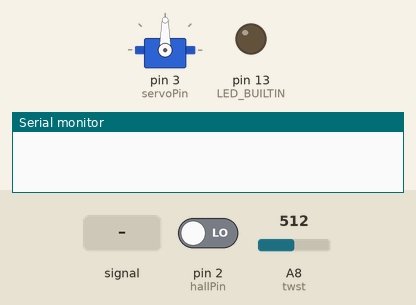
Simulated run of this sketch. Board: Arduino Mega 2560, built with avr-gcc and run on an emulated ATmega2560. Parts: servo, output pins drawn as LEDs (lit = HIGH), the last lines printed to the serial monitor. The test bench sets the inputs (shaded band); at power-on: A8 (twst) = 512, pin 2 (hallPin) LOW.

Above: at 1.2 s.
1.3 s: A8 (twst) fed a 200 Hz sine of ±81 counts around its level
4.3 s: A8 (twst) set to 716
5.8 s: pin 2 (hallPin) driven HIGH
At 6.4 s:
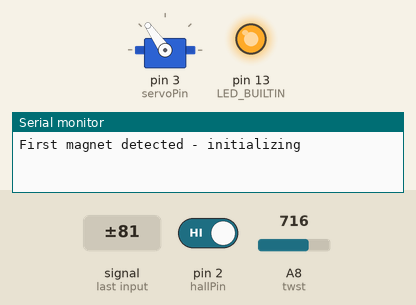
7.3 s: A8 (twst) set to 900
At 7.6 s:
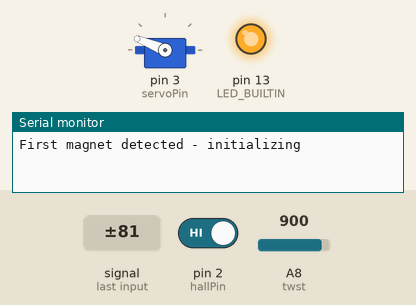
8.8 s: pin 2 (hallPin) driven LOW
At 9.9 s:
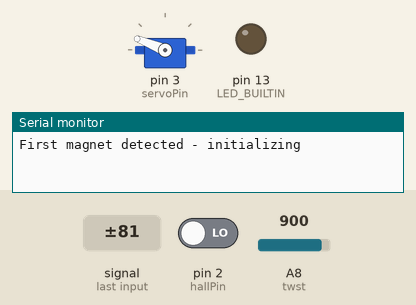
10.3 s: A8 (twst) set to 1023
At 11.0 s:
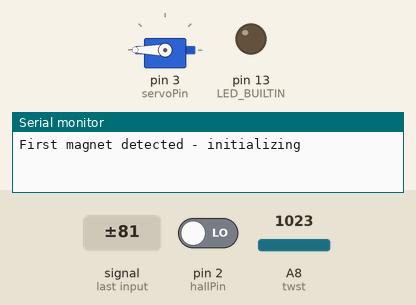
Timing chart, 0 to 12.8 s (numbered marks = the images above; inputs shaded):
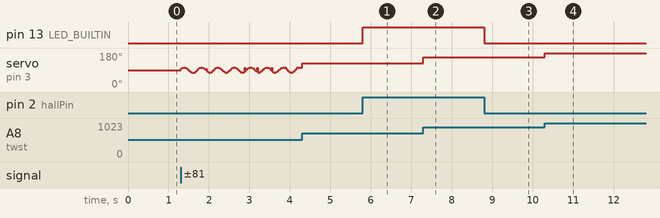

The sketch:

eCVT_Arduino_Demo.ino
```cpp
#include <Servo.h>

Servo myServo;
int hallPin = 2;
int servoPin = 3;
int twst = A8;
int post;
int magCount;
bool magDetect;
// RPM measurement variables
unsigned long lastDetectionTime = 0;
unsigned long currentTime = 0;
int pulseCount = 0;
float rpm = 0;
bool lastHallState = LOW;
bool rpmValid = false;

const int MAGNETS_PER_REV = 1;

void setup() {
  Serial.begin(9600);
  myServo.attach(servoPin);
  pinMode(hallPin, INPUT);
  pinMode(servoPin, OUTPUT);
  pinMode(LED_BUILTIN, OUTPUT);
  pinMode(twst, INPUT);
}

void loop() {
  //control servo with Petentiometer angle
  post = analogRead(twst);
  int servoAngle = map(post, 0, 1023, 0, 180);
  myServo.write(servoAngle);


  magDetect = digitalRead(hallPin);
  if(magDetect == HIGH){
    //Serial.println("Magnet Detected:" + magDetect);
    digitalWrite(LED_BUILTIN, HIGH);
  }
  else{
    //Serial.println("Nothing There:" + magDetect);
    digitalWrite(LED_BUILTIN, LOW);
  }

// Read hall sensor
  bool currentHallState = digitalRead(hallPin);

  // Detect rising edge (magnet has just arrived)
  if(currentHallState == HIGH && lastHallState == LOW) {
    digitalWrite(LED_BUILTIN, HIGH);

    currentTime = micros();

    if(pulseCount == 0) {
      // First detection - just record time
      lastDetectionTime = currentTime;
      pulseCount = 1;
      Serial.println("First magnet detected - initializing");
    }
    else {
      // Calculate time since last pulse
      unsigned long timeDelta = currentTime - lastDetectionTime;

      // Each pulse = 1/3 revolution
      // RPM = (60 * 1000) / (timeDelta * MAGNETS_PER_REV)
      rpm = 60000000.0 / (timeDelta * MAGNETS_PER_REV); //changed this for microseconds

      Serial.print("Magnet detected | Time delta: ");
      Serial.print(timeDelta);
      Serial.print(" microseconds | RPM: ");
      Serial.println(rpm);

      lastDetectionTime = currentTime;
      pulseCount++;
      rpmValid = true;
    }
  }
  else if(currentHallState == LOW) {
    digitalWrite(LED_BUILTIN, LOW);
  }

  // Store current state for next iteration
  lastHallState = currentHallState;

  // Optional: Display current RPM periodically
  static unsigned long lastPrintTime = 0;
  if(micros() - lastPrintTime > 500 && rpmValid) {
    //Serial.print("Current RPM: ");
    Serial.print(micros());
    Serial.print(",");
    Serial.println(rpm);
    lastPrintTime = micros();
  }


  //delay(15);  // Small delay for servo stability
  /*static unsigned long lastPlotTime = 0;
  if (micros() - lastPlotTime > 5000 && rpmValid) { // every 5 ms
    Serial.println(rpm);   // <--- This is what the plotter will use
    lastPlotTime = micros();
  }*/
}
```

Measured:
- after the input at 5.8 s, pin 13 (LED_BUILTIN): LOW → HIGH at once
- after the input at 7.3 s, servo on pin 3 (servoPin): 125° → 158° at once
- after the input at 8.8 s, pin 13 (LED_BUILTIN): HIGH → LOW at once
- after the input at 10.3 s, servo on pin 3 (servoPin): 158° → 180° at once
